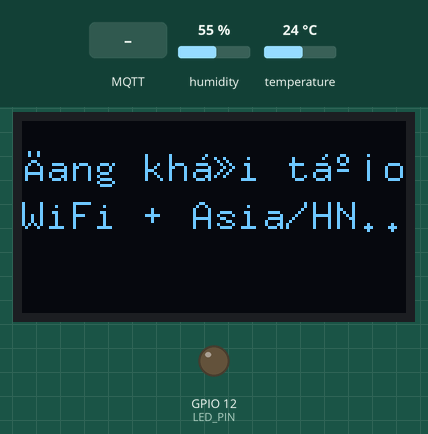
The sketch below on a simulated ESP8266 (NodeMCU). Shown: 128×64 one-colour display, output pins drawn as LEDs (lit = HIGH). Inputs (shaded band) come from the test bench; at power-on: humidity 55 %, temperature 24 °C. WiFi joins after 1.5 s; servers stay silent unless stated; the local clock reads 2024-03-15 10:24:30 at power-on unless the sketch sets it; random numbers use the default seed unless the sketch sets one; no MQTT or app messages arrive unless stated; what the sketch prints to the serial monitor is not drawn.

Above: at 0.6 s.
At 3.2 s:
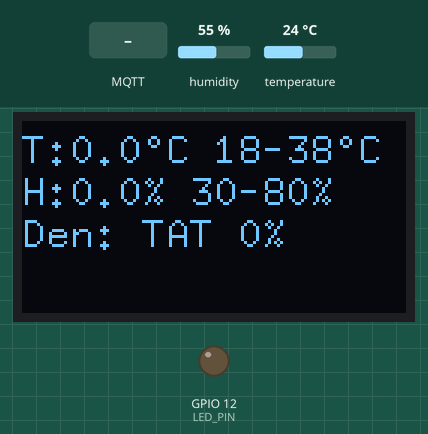
3.3 s: MQTT message "true" arrives on the first subscribed topic
At 6.2 s:
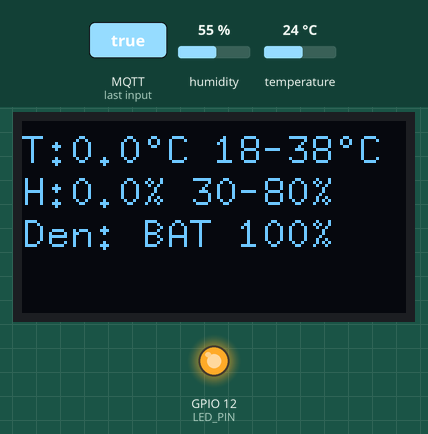
6.5 s: humidity set to 31 %
At 20.4 s:
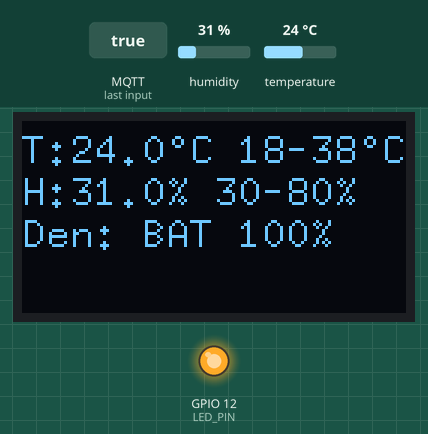
20.5 s: humidity set to 28 %
22.0 s: MQTT message "90" arrives on the first subscribed topic
At 40.6 s:
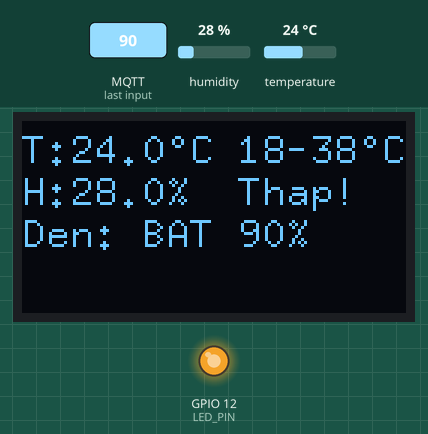
Timing chart, 0 to 41.5 s (numbered marks = the images above; inputs shaded):
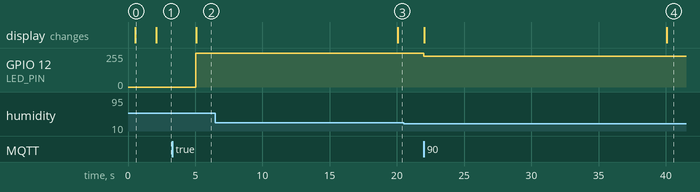

Measured:
- after the input at 3.3 s, GPIO 12 (LED_PIN): 0/255 → 255/255 after 1.8 s; the display: changes after 1.8 s (image 2)
- after the input at 20.5 s, every drawn part: stays the same
- after the input at 22.0 s, GPIO 12 (LED_PIN): 255/255 → 230/255 at once
- what the display in image 0 shows lasts 1.5 s, from 0.6 s to 2.1 s

The sketch:

appendix-iot-nhom6-nocomment.ino
```cpp
#include <ESP8266WiFi.h>
#include <PubSubClient.h>
#include <WiFiClientSecure.h>
#include <DHT.h>
#include <Wire.h>
#include <U8g2lib.h>
#include <ArduinoJson.h>

#define DHT_PIN     0
#define OLED_SCL    4
#define OLED_SDA    5
#define LED_PIN    12
#define DHTTYPE    DHT11

const char *ssid     = "Quy Dong";
const char *password = "12345678";

const char *mqtt_server = "b1c8f2cc5cd4416fb74b671a407dc0ff.s1.eu.hivemq.cloud";
const int   mqtt_port   = 8883;
const char *mqtt_user   = "hivemq.webclient.1774528740272";
const char *mqtt_pass   = "&SG7@O0px!A3Iju6w%aD";

const char *mqtt_env     = "iot/env/data";
const char *mqtt_led     = "iot/led/power/set";
const char *mqtt_led_sts = "iot/led/status";

WiFiClientSecure espClient;
PubSubClient mqtt(espClient);
DHT dht(DHT_PIN, DHTTYPE);

U8G2_SH1106_128X64_NONAME_F_HW_I2C u8g2(U8G2_R0, U8X8_PIN_NONE);

bool ledState   = false;
int  brightness = 0;
float temperature = 0.0f;
float humidity    = 0.0f;

bool tempHighFlag = false;
bool tempLowFlag  = false;
bool humiHighFlag = false;
bool humiLowFlag  = false;

bool lastLedStateSent       = false;
int  lastBrightnessPublished = -1;

int lastBrightness = 100;

unsigned long lastManualTime   = 0;
const unsigned long MANUAL_WINDOW = 60UL * 60UL * 1000UL;

unsigned long lastDHT = 0;
unsigned long lastMQTT = 0;
unsigned long lastNTPSync = 0;

const unsigned long INTERVAL_DHT = 20000UL;

const unsigned long INTERVAL_NTP = 3600000UL;

const float TEMP_MAX = 38.0f;
const float TEMP_MIN = 18.0f;
const float HUMI_MAX = 80.0f;
const float HUMI_MIN = 30.0f;

const char *NTP_SERVER = "pool.ntp.org";
const long  GMT_OFFSET_SEC_VIETNAM = 7L * 3600L;

bool ntpSynced = false;

void syncTime()
{

  configTime(GMT_OFFSET_SEC_VIETNAM, 0, NTP_SERVER);

  Serial.println("Đang lấy giờ từ NTP...");
  time_t now = time(nullptr);
  int wait = 0;


  while (now < 8 * 3600 * 2 && wait < 10) {
    delay(500);
    Serial.print(".");
    now = time(nullptr);
    wait++;
  }
  Serial.println();

  if (now > 8 * 3600 * 2) {

    struct tm *t = localtime(&now);
    Serial.printf("[TIME] Giờ HN: %02d:%02d:%02d | Ngày: %02d/%02d/%04d\n",
                  t->tm_hour, t->tm_min, t->tm_sec,
                  t->tm_mday, t->tm_mon + 1, t->tm_year + 1900);
    Serial.println("Đồng hồ sync thành công!");
    ntpSynced = true;
    lastNTPSync = millis();
  } else {
    Serial.println("Đồng hồ chưa sync được.");
  }
}

bool isEveningPeriod()
{
  time_t now = time(nullptr);
  struct tm *t = localtime(&now);
  int h = t->tm_hour;
  return (h >= 18 || h < 6);
}

bool isMorningOffPeriod()
{
  time_t now = time(nullptr);
  struct tm *t = localtime(&now);
  int h = t->tm_hour;
  return (h >= 6 && h < 18);
}

void publishLedStatusIfNeeded()
{
  if (!mqtt.connected())
    return;


  if (ledState == lastLedStateSent && brightness == lastBrightnessPublished)
    return;


  lastLedStateSent       = ledState;
  lastBrightnessPublished = brightness;

  char ledBuf[64];
  snprintf(ledBuf, sizeof(ledBuf),
           "{\"ledState\":%s,\"brightness\":%d}",
           ledState ? "true" : "false",
           brightness);

  mqtt.publish(mqtt_led_sts, ledBuf);
}

void mqttCallback(char *topic, byte *payload, unsigned int len)
{

  if (String(topic) != mqtt_led)
    return;


  String msg;
  for (unsigned int i = 0; i < len; i++)
    msg += (char)payload[i];


  if (msg.startsWith("{")) {
    DynamicJsonDocument doc(256);
    DeserializationError err = deserializeJson(doc, msg);

    if (!err) {

      if (doc.containsKey("brightness")) {
        brightness = doc["brightness"].as<int>();
        brightness = constrain(brightness, 0, 100);
        analogWrite(LED_PIN, map(brightness, 0, 100, 0, 255));
        ledState = (brightness > 0);
        lastBrightness = brightness;
        lastManualTime = millis();
        Serial.printf("[LED] brightness: %d%%\n", brightness);
        displayOLED(tempHighFlag, tempLowFlag, humiHighFlag, humiLowFlag);
      }

      else if (doc.containsKey("ledState")) {
        if (doc["ledState"].as<bool>()) {
          brightness = 100;
          analogWrite(LED_PIN, 255);
          ledState = true;
          lastBrightness = 100;
          lastManualTime = millis();
          Serial.println("[LED] ON");
          displayOLED(tempHighFlag, tempLowFlag, humiHighFlag, humiLowFlag);
        } else {
          brightness = 0;
          analogWrite(LED_PIN, 0);
          ledState = false;
          lastBrightness = 0;
          lastManualTime = millis();
          Serial.println("[LED] OFF");
          displayOLED(tempHighFlag, tempLowFlag, humiHighFlag, humiLowFlag);
        }
      }
    }
    publishLedStatusIfNeeded();
    return;
  }


  bool onlyDigits = msg.length() > 0;
  for (unsigned int i = 0; i < msg.length(); i++) {
    if (!isdigit((unsigned char)msg[i])) {
      onlyDigits = false;
      break;
    }
  }
  if (onlyDigits) {
    brightness = msg.toInt();
    brightness = constrain(brightness, 0, 100);
    analogWrite(LED_PIN, map(brightness, 0, 100, 0, 255));
    ledState = (brightness > 0);
    lastBrightness = brightness;
    lastManualTime = millis();
    Serial.printf("[LED] brightness (raw): %d%%\n", brightness);
    publishLedStatusIfNeeded();
    displayOLED(tempHighFlag, tempLowFlag, humiHighFlag, humiLowFlag);
    return;
  }


  bool on = (msg == "true" || msg == "on");
  if (!on && msg != "false" && msg != "off")
    return;

  brightness = on ? 100 : 0;
  analogWrite(LED_PIN, on ? 255 : 0);
  ledState = on;
  lastBrightness = brightness;
  lastManualTime = millis();
  Serial.println(on ? "[LED] ON" : "[LED] OFF");

  publishLedStatusIfNeeded();
  displayOLED(tempHighFlag, tempLowFlag, humiHighFlag, humiLowFlag);
}

void connectWiFi()
{
  WiFi.begin(ssid, password);
  Serial.print("Đang kết nối WiFi");

  while (WiFi.status() != WL_CONNECTED) {
    delay(500);
    Serial.print(".");
  }

  Serial.println();
  Serial.println("WiFi connected! IP: " + WiFi.localIP().toString());
}

void connectMQTT()
{

  String clientId = "esp8266-nhom6-" + String(random(1000, 9999));

  if (mqtt.connect(clientId.c_str(), mqtt_user, mqtt_pass)) {
    Serial.println("MQTT connected!");
    mqtt.subscribe(mqtt_led);
  } else {
    Serial.print("MQTT thất bại, rc=");
    Serial.println(mqtt.state());
  }
}

void publishEnvData(bool tempHigh, bool tempLow, bool humiHigh, bool humiLow)
{
  char buf[300];
  const char *msg;


  if (tempHigh)       msg = "Nhiệt độ quá cao!";
  else if (tempLow)  msg = "Nhiệt độ quá thấp!";
  else if (humiHigh) msg = "Độ ẩm quá cao!";
  else if (humiLow)  msg = "Độ ẩm quá thấp!";
  else               msg = "Môi trường bình thường";


  snprintf(buf, sizeof(buf),
           "{\"temperature\":%.1f,\"humidity\":%.1f,"
           "\"tempAlertHigh\":%s,\"tempAlertLow\":%s,"
           "\"humiAlertHigh\":%s,\"humiAlertLow\":%s,"
           "\"message\":\"%s\"}",
           temperature, humidity,
           tempHigh  ? "true" : "false",
           tempLow   ? "true" : "false",
           humiHigh  ? "true" : "false",
           humiLow   ? "true" : "false",
           msg);

  mqtt.publish(mqtt_env, buf);
  publishLedStatusIfNeeded();
}

#define OLED_FONT u8g2_font_8x13_tf

static const uint8_t OLED_Y_ROW1 = 14;
static const uint8_t OLED_Y_ROW2 = 28;
static const uint8_t OLED_Y_ROW3 = 42;

void displayOLED(bool tempHigh, bool tempLow, bool humiHigh, bool humiLow)
{
  char buf[40];

  u8g2.clearBuffer();
  u8g2.setFont(OLED_FONT);


  if (!tempHigh && !tempLow) {

    sprintf(buf, "T:%.1f%cC %d-%d%cC", temperature, 0xB0,
            (int)TEMP_MIN, (int)TEMP_MAX, 0xB0);
    u8g2.drawStr(0, OLED_Y_ROW1, buf);
  } else {

    sprintf(buf, "T:%.1f%cC", temperature, 0xB0);
    u8g2.drawStr(0, OLED_Y_ROW1, buf);
    u8g2.drawStr(72, OLED_Y_ROW1, tempHigh ? "Cao!" : "Thap!");
  }


  if (!humiHigh && !humiLow) {
    sprintf(buf, "H:%.1f%% %d-%d%%", humidity, (int)HUMI_MIN, (int)HUMI_MAX);
    u8g2.drawStr(0, OLED_Y_ROW2, buf);
  } else {
    sprintf(buf, "H:%.1f%%", humidity);
    u8g2.drawStr(0, OLED_Y_ROW2, buf);
    u8g2.drawStr(72, OLED_Y_ROW2, humiHigh ? "Cao!" : "Thap!");
  }


  sprintf(buf, "Den: %s %d%%", ledState ? "BAT" : "TAT", brightness);
  u8g2.drawStr(0, OLED_Y_ROW3, buf);


  u8g2.sendBuffer();
}

void setup()
{
  Serial.begin(115200);
  delay(500);


  pinMode(LED_PIN, OUTPUT);
  analogWrite(LED_PIN, 0);


  dht.begin();


  u8g2.begin();
  u8g2.clearBuffer();
  u8g2.setFont(OLED_FONT);
  u8g2.drawStr(0, 20, "Đang khởi tạo...");
  u8g2.drawStr(0, 36, "WiFi + Asia/HN...");
  u8g2.sendBuffer();


  connectWiFi();
  syncTime();


  espClient.setInsecure();
  mqtt.setServer(mqtt_server, mqtt_port);
  mqtt.setCallback(mqttCallback);
  randomSeed(micros());

  Serial.println("=== ESP8266 IoT Nhom 6 - Khoi tao xong ===");


  displayOLED(false, false, false, false);
}

void loop()
{

  if (WiFi.status() != WL_CONNECTED) {
    connectWiFi();
    ntpSynced = false;
  }


  if (WiFi.status() == WL_CONNECTED) {
    if (millis() - lastNTPSync >= INTERVAL_NTP) {
      Serial.println("[NTP] Đồng bộ lại...");
      syncTime();
    }
  }


  if (!mqtt.connected()) {
    if (millis() - lastMQTT > 5000) {
      lastMQTT = millis();
      connectMQTT();
    }
  }
  mqtt.loop();


  unsigned long elapsed = (millis() >= lastManualTime)
    ? (millis() - lastManualTime)
    : 0;

  if (ntpSynced) {
    if (lastManualTime == 0) {

      if (isEveningPeriod() && !ledState) {
        brightness = (lastBrightness > 0) ? lastBrightness : 100;
        analogWrite(LED_PIN, map(brightness, 0, 100, 0, 255));
        ledState = true;
        Serial.println("[SCHEDULE] First boot: bat den (18h-6h)");
        publishLedStatusIfNeeded();
        displayOLED(tempHighFlag, tempLowFlag, humiHighFlag, humiLowFlag);
      } else if (isMorningOffPeriod() && ledState) {
        lastBrightness = brightness;
        brightness = 0;
        analogWrite(LED_PIN, 0);
        ledState = false;
        Serial.println("[SCHEDULE] First boot: tat den (6h-18h)");
        publishLedStatusIfNeeded();
        displayOLED(tempHighFlag, tempLowFlag, humiHighFlag, humiLowFlag);
      }
    } else if (elapsed >= MANUAL_WINDOW) {

      if (isEveningPeriod() && !ledState) {
        brightness = (lastBrightness > 0) ? lastBrightness : 100;
        analogWrite(LED_PIN, map(brightness, 0, 100, 0, 255));
        ledState = true;
        Serial.println("[SCHEDULE] Tu dong bat den (18h-6h)");
        publishLedStatusIfNeeded();
        displayOLED(tempHighFlag, tempLowFlag, humiHighFlag, humiLowFlag);
      } else if (isMorningOffPeriod() && ledState) {
        lastBrightness = brightness;
        brightness = 0;
        analogWrite(LED_PIN, 0);
        ledState = false;
        Serial.println("[SCHEDULE] Tu dong tat den (6h-18h)");
        publishLedStatusIfNeeded();
        displayOLED(tempHighFlag, tempLowFlag, humiHighFlag, humiLowFlag);
      }
    }
  }


  if (millis() - lastDHT >= INTERVAL_DHT) {
    lastDHT = millis();


    temperature = dht.readTemperature();
    humidity    = dht.readHumidity();

    if (isnan(temperature) || isnan(humidity)) {
      Serial.println("[ERR] Đọc DHT11 thất bại!");
    } else {
      Serial.printf("[DHT] T:%.1fC  H:%.1f%%\n", temperature, humidity);
    }


    bool tempHigh = !isnan(temperature) && (temperature > TEMP_MAX);
    bool tempLow  = !isnan(temperature) && (temperature < TEMP_MIN);
    bool humiHigh = !isnan(humidity)    && (humidity > HUMI_MAX);
    bool humiLow  = !isnan(humidity)    && (humidity < HUMI_MIN);


    tempHighFlag = tempHigh;
    tempLowFlag  = tempLow;
    humiHighFlag = humiHigh;
    humiLowFlag  = humiLow;

    if (tempHigh) {
      Serial.printf("       [CANH BAO] Nhiệt độ quá cao: %.1fC > %.1fC\n",
                    temperature, TEMP_MAX);
    }
    if (tempLow) {
      Serial.printf("       [CANH BAO] Nhiệt độ quá thấp: %.1fC < %.1fC\n",
                    temperature, TEMP_MIN);
    }
    if (humiHigh) {
      Serial.printf("       [CANH BAO] Độ ẩm quá cao: %.1f%% > %.1f%%\n",
                    humidity, HUMI_MAX);
    }
    if (humiLow) {
      Serial.printf("       [CANH BAO] Độ ẩm quá thấp: %.1f%% < %.1f%%\n",
                    humidity, HUMI_MIN);
    }


    if (mqtt.connected()) {
      publishEnvData(tempHigh, tempLow, humiHigh, humiLow);
    }
    displayOLED(tempHigh, tempLow, humiHigh, humiLow);
  }
}
```
